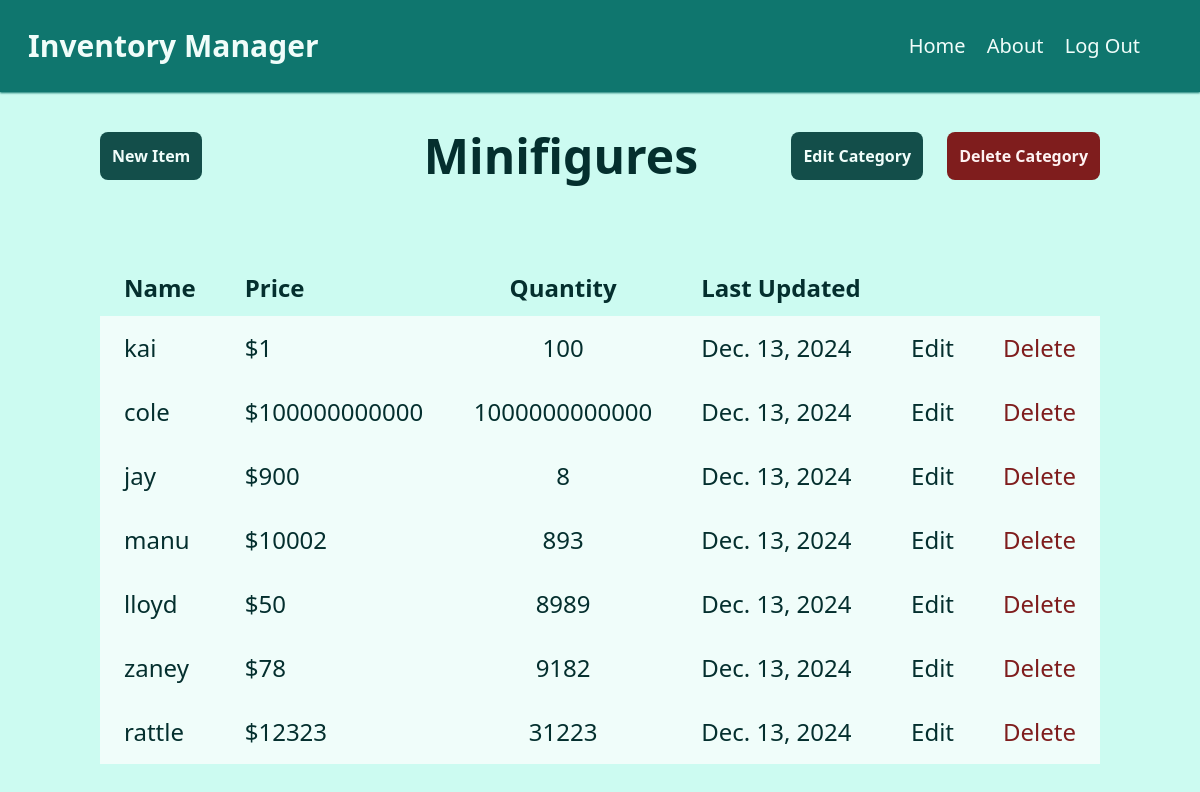
Screenshot of /category/33 (signed in) with the database file from the repository.
### main/models.py (models this page shows, shortened)
class Category(models.Model):
    name = models.CharField(max_length=200)
    image = models.ImageField(default='default.png', upload_to='media/')
    date_added = models.DateField(auto_now=True)

class Product(models.Model):
    category = models.ForeignKey(Category, on_delete=models.CASCADE)
    name = models.CharField(max_length=200)
    price = models.IntegerField()
    quantity = models.IntegerField()
    date_updated = models.DateField(auto_now_add=True)

### main/views.py (the view)
# urls.py: path('category/<int:category_id>', views.category_items, name='category-items'),
def category_items(request, category_id):
    if not request.user.is_authenticated:
        return render(request, 'users/login_required.html')
    category = Category.objects.get(id=category_id)
    items = category.product_set.all()
    return render(request, 'main/category_items.html', {'category': category, 'items': items})

### main/templates/main/category_items.html (shortened to what this page needs)
{% extends 'main/base.html' %}
{% block content %}
    {% if user.groups.all.0.name == 'admins' %}
    <div class="flex items-center justify-between w-5/6">
        <a href="{% url 'new-item' category.id %}" class="bg-teal-900 p-3 font-semibold text-teal-50 rounded-lg">New Item</a>
        <h1 class="text-5xl my-10 font-bold ml-32">{{category.name}}</h1>
        <div class="flex gap-6">
            <a href="{% url 'edit-category' category.id %}" class="bg-teal-900 p-3 font-semibold text-teal-50 rounded-lg">Edit Category</a>
            <button data-modal-target="static-modal-{{ category.id }}" data-modal-toggle="static-modal-{{ category.id }}" class="bg-red-900 p-3 font-semibold text-red-50 rounded-lg">Delete Category</button>
        </div>
    </div>
    {% else %}
    <h1 class="text-5xl my-10 font-bold">{{category.name}}</h1>
    {% endif %}
<div class="relative overflow-x-auto  mt-10 w-5/6">
    <table class="w-full text-sm text-left rtl:text-right">
        <thead class="text-2xl ">
            <tr>
                <th scope="col" class="px-6 py-3">
                    Name
                </th>
                <th scope="col" class="px-6 py-3">
                    Price
                </th>
                <th scope="col" class="px-6 py-3 text-center">
                    Quantity
                </th>
                <th scope="col" class="px-6 py-3">
                    Last Updated
                </th>
                {% if user.groups.all.0.name == 'admins' %}
                <th scope="col" class="px-6 py-3">
                </th>
                <th scope="col" class="px-6 py-3">
                </th>
                {% endif %}
            </tr>
        </thead>
        <tbody class="text-2xl">
            {% for item in items %}
            <tr class="bg-teal-50 rounded-lg">
                <th scope="row" class="px-6 py-4 font-medium  whitespace-nowrap ">
                    {{ item.name }}
                </th>
                <td class="px-6 py-4">
                    ${{ item.price }}
                </td>
                <td class="px-6 py-4 text-center">
                    {{ item.quantity }}
                </td>
                <td class="px-6 py-4 ">
                    {{ item.date_updated }}
                </td>
                {% if user.groups.all.0.name == 'admins' %}
                <td class="px-6 py-4 text-right">
                    <a href="{% url 'edit-item' category.id item.id %}" class="font-medium  hover:underline">Edit</a>
                </td>
                <td class="px-6 py-4 text-right">
                    <button class="text-red-900 font-medium  hover:underline" data-modal-target="static-modal-{{ item.id }}" data-modal-toggle="static-modal-{{ item.id }}">Delete</button>
                </td>
                {% endif %}
            </tr>
            {% endfor %}
        </tbody>
    </table>
</div>
{% endblock %}

### rows the page displays
Category: name "Minifigures"
Product: name "kai", price "1", quantity "100", date_updated "Dec. 13, 2024"
Product: name "cole", price "100000000000", quantity "1000000000000", date_updated "Dec. 13, 2024"
Product: name "jay", price "900", quantity "8", date_updated "Dec. 13, 2024"
Product: name "manu", price "10002", quantity "893", date_updated "Dec. 13, 2024"
Product: name "lloyd", price "50", quantity "8989", date_updated "Dec. 13, 2024"
Product: name "zaney", price "78", quantity "9182", date_updated "Dec. 13, 2024"
Product: name "rattle", price "12323", quantity "31223", date_updated "Dec. 13, 2024"
